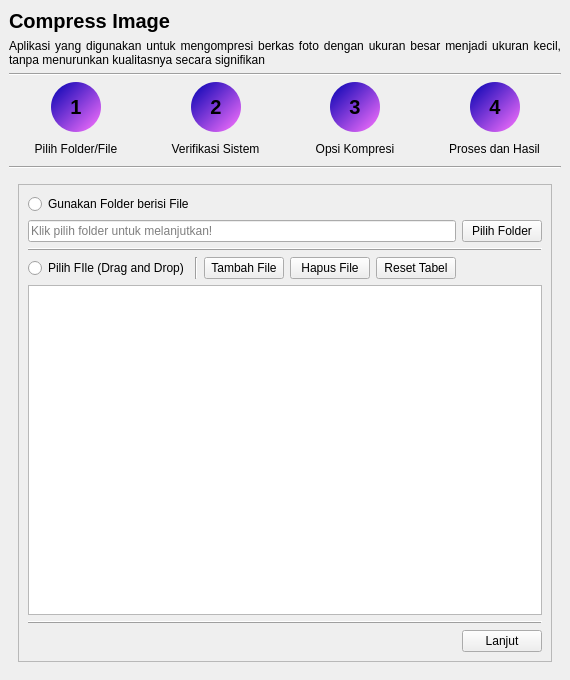
<?xml version="1.0" encoding="UTF-8"?>
<ui version="4.0">
 <class>MainWindow</class>
 <widget class="QMainWindow" name="MainWindow">
  <property name="geometry">
   <rect>
    <x>0</x>
    <y>0</y>
    <width>570</width>
    <height>680</height>
   </rect>
  </property>
  <property name="minimumSize">
   <size>
    <width>570</width>
    <height>0</height>
   </size>
  </property>
  <property name="windowTitle">
   <string>MainWindow</string>
  </property>
  <widget class="QWidget" name="centralwidget">
   <layout class="QVBoxLayout" name="verticalLayout_23">
    <item>
     <layout class="QVBoxLayout" name="verticalLayout_12">
      <item>
       <widget class="QLabel" name="label">
        <property name="font">
         <font>
          <pointsize>15</pointsize>
          <bold>true</bold>
         </font>
        </property>
        <property name="text">
         <string>Compress Image</string>
        </property>
       </widget>
      </item>
      <item>
       <widget class="QLabel" name="label_2">
        <property name="text">
         <string>&lt;html&gt;&lt;head/&gt;&lt;body&gt;&lt;p align=&quot;justify&quot;&gt;Aplikasi yang digunakan untuk mengompresi berkas foto dengan ukuran besar menjadi ukuran kecil, tanpa menurunkan kualitasnya secara signifikan&lt;/p&gt;&lt;/body&gt;&lt;/html&gt;</string>
        </property>
        <property name="wordWrap">
         <bool>true</bool>
        </property>
       </widget>
      </item>
      <item>
       <widget class="Line" name="line_3">
        <property name="orientation">
         <enum>Qt::Orientation::Horizontal</enum>
        </property>
       </widget>
      </item>
      <item>
       <layout class="QHBoxLayout" name="horizontalLayout_5">
        <item>
         <layout class="QVBoxLayout" name="verticalLayout">
          <item>
           <layout class="QHBoxLayout" name="horizontalLayout">
            <item>
             <spacer name="horizontalSpacer">
              <property name="orientation">
               <enum>Qt::Orientation::Horizontal</enum>
              </property>
              <property name="sizeHint" stdset="0">
               <size>
                <width>40</width>
                <height>20</height>
               </size>
              </property>
             </spacer>
            </item>
            <item>
             <widget class="QPushButton" name="stepOneNumber">
              <property name="minimumSize">
               <size>
                <width>50</width>
                <height>50</height>
               </size>
              </property>
              <property name="maximumSize">
               <size>
                <width>50</width>
                <height>50</height>
               </size>
              </property>
              <property name="font">
               <font>
                <pointsize>15</pointsize>
                <bold>true</bold>
               </font>
              </property>
              <property name="styleSheet">
               <string notr="true">background-color: qlineargradient(spread:pad, x1:0, y1:0, x2:1, y2:1, stop:0 rgba(0, 0, 177, 255), stop:1 rgba(255, 116, 255, 255)); border-radius: 25px
</string>
              </property>
              <property name="text">
               <string>1</string>
              </property>
              <property name="flat">
               <bool>false</bool>
              </property>
             </widget>
            </item>
            <item>
             <spacer name="horizontalSpacer_2">
              <property name="orientation">
               <enum>Qt::Orientation::Horizontal</enum>
              </property>
              <property name="sizeHint" stdset="0">
               <size>
                <width>40</width>
                <height>20</height>
               </size>
              </property>
             </spacer>
            </item>
           </layout>
          </item>
          <item>
           <widget class="QPushButton" name="stepOneTitle">
            <property name="text">
             <string>Pilih Folder/File</string>
            </property>
            <property name="flat">
             <bool>true</bool>
            </property>
           </widget>
          </item>
         </layout>
        </item>
        <item>
         <layout class="QVBoxLayout" name="verticalLayout_2">
          <item>
           <layout class="QHBoxLayout" name="horizontalLayout_2">
            <item>
             <spacer name="horizontalSpacer_3">
              <property name="orientation">
               <enum>Qt::Orientation::Horizontal</enum>
              </property>
              <property name="sizeHint" stdset="0">
               <size>
                <width>40</width>
                <height>20</height>
               </size>
              </property>
             </spacer>
            </item>
            <item>
             <widget class="QPushButton" name="stepTwoNumber">
              <property name="minimumSize">
               <size>
                <width>50</width>
                <height>50</height>
               </size>
              </property>
              <property name="maximumSize">
               <size>
                <width>50</width>
                <height>50</height>
               </size>
              </property>
              <property name="font">
               <font>
                <pointsize>15</pointsize>
                <bold>true</bold>
               </font>
              </property>
              <property name="styleSheet">
               <string notr="true">background-color: qlineargradient(spread:pad, x1:0, y1:0, x2:1, y2:1, stop:0 rgba(0, 0, 177, 255), stop:1 rgba(255, 116, 255, 255)); border-radius: 25px
</string>
              </property>
              <property name="text">
               <string>2</string>
              </property>
              <property name="flat">
               <bool>false</bool>
              </property>
             </widget>
            </item>
            <item>
             <spacer name="horizontalSpacer_4">
              <property name="orientation">
               <enum>Qt::Orientation::Horizontal</enum>
              </property>
              <property name="sizeHint" stdset="0">
               <size>
                <width>40</width>
                <height>20</height>
               </size>
              </property>
             </spacer>
            </item>
           </layout>
          </item>
          <item>
           <widget class="QPushButton" name="stepTwoTitle">
            <property name="text">
             <string>Verifikasi Sistem</string>
            </property>
            <property name="flat">
             <bool>true</bool>
            </property>
           </widget>
          </item>
         </layout>
        </item>
        <item>
         <layout class="QVBoxLayout" name="verticalLayout_3">
          <item>
           <layout class="QHBoxLayout" name="horizontalLayout_3">
            <item>
             <spacer name="horizontalSpacer_5">
              <property name="orientation">
               <enum>Qt::Orientation::Horizontal</enum>
              </property>
              <property name="sizeHint" stdset="0">
               <size>
                <width>40</width>
                <height>20</height>
               </size>
              </property>
             </spacer>
            </item>
            <item>
             <widget class="QPushButton" name="stepThreeNumber">
              <property name="minimumSize">
               <size>
                <width>50</width>
                <height>50</height>
               </size>
              </property>
              <property name="maximumSize">
               <size>
                <width>50</width>
                <height>50</height>
               </size>
              </property>
              <property name="font">
               <font>
                <pointsize>15</pointsize>
                <bold>true</bold>
               </font>
              </property>
              <property name="styleSheet">
               <string notr="true">background-color: qlineargradient(spread:pad, x1:0, y1:0, x2:1, y2:1, stop:0 rgba(0, 0, 177, 255), stop:1 rgba(255, 116, 255, 255)); border-radius: 25px
</string>
              </property>
              <property name="text">
               <string>3</string>
              </property>
              <property name="flat">
               <bool>false</bool>
              </property>
             </widget>
            </item>
            <item>
             <spacer name="horizontalSpacer_6">
              <property name="orientation">
               <enum>Qt::Orientation::Horizontal</enum>
              </property>
              <property name="sizeHint" stdset="0">
               <size>
                <width>40</width>
                <height>20</height>
               </size>
              </property>
             </spacer>
            </item>
           </layout>
          </item>
          <item>
           <widget class="QPushButton" name="stepThreeTitle">
            <property name="text">
             <string>Opsi Kompresi</string>
            </property>
            <property name="flat">
             <bool>true</bool>
            </property>
           </widget>
          </item>
         </layout>
        </item>
        <item>
         <layout class="QVBoxLayout" name="verticalLayout_4">
          <item>
           <layout class="QHBoxLayout" name="horizontalLayout_4">
            <item>
             <spacer name="horizontalSpacer_7">
              <property name="orientation">
               <enum>Qt::Orientation::Horizontal</enum>
              </property>
              <property name="sizeHint" stdset="0">
               <size>
                <width>40</width>
                <height>20</height>
               </size>
              </property>
             </spacer>
            </item>
            <item>
             <widget class="QPushButton" name="stepFourNumber">
              <property name="minimumSize">
               <size>
                <width>50</width>
                <height>50</height>
               </size>
              </property>
              <property name="maximumSize">
               <size>
                <width>50</width>
                <height>50</height>
               </size>
              </property>
              <property name="font">
               <font>
                <pointsize>15</pointsize>
                <bold>true</bold>
               </font>
              </property>
              <property name="styleSheet">
               <string notr="true">background-color: qlineargradient(spread:pad, x1:0, y1:0, x2:1, y2:1, stop:0 rgba(0, 0, 177, 255), stop:1 rgba(255, 116, 255, 255)); border-radius: 25px
</string>
              </property>
              <property name="text">
               <string>4</string>
              </property>
              <property name="flat">
               <bool>false</bool>
              </property>
             </widget>
            </item>
            <item>
             <spacer name="horizontalSpacer_8">
              <property name="orientation">
               <enum>Qt::Orientation::Horizontal</enum>
              </property>
              <property name="sizeHint" stdset="0">
               <size>
                <width>40</width>
                <height>20</height>
               </size>
              </property>
             </spacer>
            </item>
           </layout>
          </item>
          <item>
           <widget class="QPushButton" name="stepFourTitle">
            <property name="text">
             <string>Proses dan Hasil</string>
            </property>
            <property name="flat">
             <bool>true</bool>
            </property>
           </widget>
          </item>
         </layout>
        </item>
       </layout>
      </item>
      <item>
       <widget class="Line" name="line_4">
        <property name="orientation">
         <enum>Qt::Orientation::Horizontal</enum>
        </property>
       </widget>
      </item>
      <item>
       <widget class="QStackedWidget" name="stackedWidget">
        <property name="currentIndex">
         <number>0</number>
        </property>
        <widget class="QWidget" name="page">
         <layout class="QVBoxLayout" name="verticalLayout_10">
          <item>
           <widget class="QScrollArea" name="menu1ScrollArea">
            <property name="widgetResizable">
             <bool>true</bool>
            </property>
            <widget class="QWidget" name="scrollAreaWidgetContents">
             <property name="geometry">
              <rect>
               <x>0</x>
               <y>0</y>
               <width>530</width>
               <height>456</height>
              </rect>
             </property>
             <layout class="QVBoxLayout" name="verticalLayout_7">
              <item>
               <layout class="QVBoxLayout" name="verticalLayout_5">
                <item>
                 <widget class="QRadioButton" name="opsiFolder">
                  <property name="text">
                   <string>Gunakan Folder berisi File</string>
                  </property>
                 </widget>
                </item>
                <item>
                 <layout class="QHBoxLayout" name="horizontalLayout_6">
                  <item>
                   <widget class="QLineEdit" name="folderBerisiFile">
                    <property name="placeholderText">
                     <string>Klik pilih folder untuk melanjutkan!</string>
                    </property>
                   </widget>
                  </item>
                  <item>
                   <widget class="QPushButton" name="pilihFolderFile">
                    <property name="text">
                     <string>Pilih Folder</string>
                    </property>
                   </widget>
                  </item>
                 </layout>
                </item>
                <item>
                 <widget class="Line" name="line">
                  <property name="frameShadow">
                   <enum>QFrame::Shadow::Raised</enum>
                  </property>
                  <property name="orientation">
                   <enum>Qt::Orientation::Horizontal</enum>
                  </property>
                 </widget>
                </item>
                <item>
                 <layout class="QHBoxLayout" name="horizontalLayout_7">
                  <item>
                   <widget class="QRadioButton" name="opsiFile">
                    <property name="text">
                     <string>Pilih FIle (Drag and Drop)</string>
                    </property>
                   </widget>
                  </item>
                  <item>
                   <widget class="Line" name="line_8">
                    <property name="orientation">
                     <enum>Qt::Orientation::Vertical</enum>
                    </property>
                   </widget>
                  </item>
                  <item>
                   <widget class="QPushButton" name="tambahFile">
                    <property name="text">
                     <string>Tambah File</string>
                    </property>
                   </widget>
                  </item>
                  <item>
                   <widget class="QPushButton" name="hapusFile">
                    <property name="text">
                     <string>Hapus File</string>
                    </property>
                   </widget>
                  </item>
                  <item>
                   <widget class="QPushButton" name="resetTable">
                    <property name="text">
                     <string>Reset Tabel</string>
                    </property>
                   </widget>
                  </item>
                  <item>
                   <spacer name="horizontalSpacer_9">
                    <property name="orientation">
                     <enum>Qt::Orientation::Horizontal</enum>
                    </property>
                    <property name="sizeHint" stdset="0">
                     <size>
                      <width>40</width>
                      <height>20</height>
                     </size>
                    </property>
                   </spacer>
                  </item>
                 </layout>
                </item>
                <item>
                 <widget class="QTableView" name="fileTable"/>
                </item>
                <item>
                 <widget class="Line" name="line_2">
                  <property name="frameShadow">
                   <enum>QFrame::Shadow::Raised</enum>
                  </property>
                  <property name="orientation">
                   <enum>Qt::Orientation::Horizontal</enum>
                  </property>
                 </widget>
                </item>
                <item>
                 <layout class="QHBoxLayout" name="horizontalLayout_14">
                  <item>
                   <spacer name="horizontalSpacer_10">
                    <property name="orientation">
                     <enum>Qt::Orientation::Horizontal</enum>
                    </property>
                    <property name="sizeHint" stdset="0">
                     <size>
                      <width>40</width>
                      <height>20</height>
                     </size>
                    </property>
                   </spacer>
                  </item>
                  <item>
                   <widget class="QPushButton" name="pageOneLanjut">
                    <property name="text">
                     <string>Lanjut</string>
                    </property>
                   </widget>
                  </item>
                 </layout>
                </item>
               </layout>
              </item>
             </layout>
            </widget>
           </widget>
          </item>
         </layout>
        </widget>
        <widget class="QWidget" name="page_2">
         <layout class="QVBoxLayout" name="verticalLayout_11">
          <item>
           <widget class="QScrollArea" name="scrollArea">
            <property name="widgetResizable">
             <bool>true</bool>
            </property>
            <widget class="QWidget" name="scrollAreaWidgetContents_2">
             <property name="geometry">
              <rect>
               <x>0</x>
               <y>-44</y>
               <width>516</width>
               <height>500</height>
              </rect>
             </property>
             <layout class="QVBoxLayout" name="verticalLayout_9">
              <item>
               <layout class="QVBoxLayout" name="verticalLayout_6">
                <item>
                 <widget class="QLabel" name="label_3">
                  <property name="font">
                   <font>
                    <family>Ubuntu</family>
                   </font>
                  </property>
                  <property name="text">
                   <string>&lt;!DOCTYPE HTML PUBLIC &quot;-//W3C//DTD HTML 4.0//EN&quot; &quot;http://www.w3.org/TR/REC-html40/strict.dtd&quot;&gt;
&lt;html&gt;&lt;head&gt;&lt;meta name=&quot;qrichtext&quot; content=&quot;1&quot; /&gt;&lt;meta charset=&quot;utf-8&quot; /&gt;&lt;style type=&quot;text/css&quot;&gt;
p, li { white-space: pre-wrap; }
hr { height: 1px; border-width: 0; }
li.unchecked::marker { content: &quot;\2610&quot;; }
li.checked::marker { content: &quot;\2612&quot;; }
&lt;/style&gt;&lt;/head&gt;&lt;body style=&quot; font-family:'Ubuntu'; font-size:11pt; font-weight:400; font-style:normal;&quot;&gt;
&lt;p align=&quot;justify&quot; style=&quot; margin-top:12px; margin-bottom:12px; margin-left:0px; margin-right:0px; -qt-block-indent:0; text-indent:0px;&quot;&gt;&lt;span style=&quot; font-family:'Ubuntu Sans';&quot;&gt;Sistem akan melakukan verifikasi data untuk setiap file yang Anda masukkan demi kelancaran proses selanjutnya. Anda harus memperhatikan notasi pada 3 kolom untuk mengetahui lulus/tidaknya file yang ingin dikompresi dari proses verifikasi. 3 kolom yang dimaksud adalah [File Didukung] [Integritas File] dan [File Aman], dengan notasi:&lt;br /&gt;&amp;quot;!&amp;quot; -&amp;gt; Proses verifikasi dilewatkan karena file rusak atau mengandung virus&lt;br /&gt;&amp;quot;&lt;/span&gt;&lt;span style=&quot; font-family:'-apple-system','BlinkMacSystemFont','Avenir Next','Avenir','Helvetica','sans-serif'; font-size:14px;&quot;&gt;✗&amp;quot; &lt;/span&gt;&lt;span style=&quot; font-family:'Ubuntu Sans';&quot;&gt;-&amp;gt; File tidak didukung, rusak, ataupun terdeteksi mengandung virus&lt;br /&gt;&amp;quot;&lt;/span&gt;&lt;span style=&quot; font-family:'-apple-system','BlinkMacSystemFont','Avenir Next','Avenir','Helvetica','sans-serif'; font-size:14px;&quot;&gt;✔&amp;quot; &lt;/span&gt;&lt;span style=&quot; font-family:'Ubuntu Sans';&quot;&gt;-&amp;gt; File siap untuk diproses&lt;br /&gt;&amp;quot;?&amp;quot; -&amp;gt; Notasi khusus ketika terjadinya kesalahan pada sistem pengecekan&lt;br /&gt;&lt;/span&gt;&lt;/p&gt;&lt;/body&gt;&lt;/html&gt;</string>
                  </property>
                  <property name="alignment">
                   <set>Qt::AlignmentFlag::AlignJustify|Qt::AlignmentFlag::AlignVCenter</set>
                  </property>
                  <property name="wordWrap">
                   <bool>true</bool>
                  </property>
                 </widget>
                </item>
                <item>
                 <widget class="QGroupBox" name="groupBox_5">
                  <property name="styleSheet">
                   <string notr="true"/>
                  </property>
                  <property name="title">
                   <string/>
                  </property>
                  <layout class="QVBoxLayout" name="verticalLayout_15">
                   <item>
                    <layout class="QHBoxLayout" name="horizontalLayout_9">
                     <item>
                      <widget class="QProgressBar" name="fileVerifyProgress">
                       <property name="maximumSize">
                        <size>
                         <width>250</width>
                         <height>16777215</height>
                        </size>
                       </property>
                       <property name="styleSheet">
                        <string notr="true">QProgressBar{
	border: 2px solid transparent;
	text-align: center
}
QProgressBar::chunk{
	background: qlineargradient(spread:pad, x1:0, y1:0, x2:1, y2:1, stop:0 rgba(0, 190, 0, 255), stop:1 rgba(95, 255, 0, 255));
	border-radius:8px
}</string>
                       </property>
                       <property name="value">
                        <number>0</number>
                       </property>
                       <property name="format">
                        <string>%v / %m File</string>
                       </property>
                      </widget>
                     </item>
                     <item>
                      <widget class="Line" name="line_10">
                       <property name="orientation">
                        <enum>Qt::Orientation::Vertical</enum>
                       </property>
                      </widget>
                     </item>
                     <item>
                      <widget class="QPushButton" name="startVerify">
                       <property name="text">
                        <string>Mulai Verifikasi</string>
                       </property>
                      </widget>
                     </item>
                     <item>
                      <widget class="QPushButton" name="reloadVerifyTable">
                       <property name="text">
                        <string>Refresh Tabel</string>
                       </property>
                      </widget>
                     </item>
                     <item>
                      <spacer name="horizontalSpacer_13">
                       <property name="orientation">
                        <enum>Qt::Orientation::Horizontal</enum>
                       </property>
                       <property name="sizeHint" stdset="0">
                        <size>
                         <width>40</width>
                         <height>20</height>
                        </size>
                       </property>
                      </spacer>
                     </item>
                    </layout>
                   </item>
                   <item>
                    <widget class="QTableView" name="tabelVerifikasi"/>
                   </item>
                  </layout>
                 </widget>
                </item>
                <item>
                 <layout class="QHBoxLayout" name="horizontalLayout_13">
                  <item>
                   <spacer name="horizontalSpacer_12">
                    <property name="orientation">
                     <enum>Qt::Orientation::Horizontal</enum>
                    </property>
                    <property name="sizeHint" stdset="0">
                     <size>
                      <width>40</width>
                      <height>20</height>
                     </size>
                    </property>
                   </spacer>
                  </item>
                  <item>
                   <widget class="QPushButton" name="pageTwoLanjut">
                    <property name="text">
                     <string>Lanjutkan</string>
                    </property>
                   </widget>
                  </item>
                 </layout>
                </item>
               </layout>
              </item>
             </layout>
            </widget>
           </widget>
          </item>
         </layout>
        </widget>
        <widget class="QWidget" name="page_3">
         <layout class="QVBoxLayout" name="verticalLayout_19">
          <item>
           <widget class="QScrollArea" name="scrollArea_2">
            <property name="widgetResizable">
             <bool>true</bool>
            </property>
            <widget class="QWidget" name="scrollAreaWidgetContents_3">
             <property name="geometry">
              <rect>
               <x>0</x>
               <y>0</y>
               <width>530</width>
               <height>456</height>
              </rect>
             </property>
             <layout class="QVBoxLayout" name="verticalLayout_18">
              <item>
               <layout class="QVBoxLayout" name="verticalLayout_13">
                <item>
                 <widget class="QLabel" name="label_8">
                  <property name="text">
                   <string>&lt;html&gt;&lt;head/&gt;&lt;body&gt;&lt;p align=&quot;justify&quot;&gt;Sebagai referensi, Google Foto menetapkan kompresi 12Mp bagi gambar yang Anda unggah untuk menghemat penyimpanan Anda. Anda direkomendasikan untuk memilih pengaturan dengan tingkat Megapiksel &lt;span style=&quot; font-weight:700;&quot;&gt;12Mp&lt;/span&gt; dan Kualitas Gambar &lt;span style=&quot; font-weight:700;&quot;&gt;85%&lt;/span&gt; agar kualitas dari gambar Anda tidak menurun secara drastis.&lt;/p&gt;&lt;/body&gt;&lt;/html&gt;</string>
                  </property>
                  <property name="wordWrap">
                   <bool>true</bool>
                  </property>
                 </widget>
                </item>
                <item>
                 <widget class="Line" name="line_5">
                  <property name="orientation">
                   <enum>Qt::Orientation::Horizontal</enum>
                  </property>
                 </widget>
                </item>
                <item>
                 <layout class="QHBoxLayout" name="horizontalLayout_10">
                  <item>
                   <layout class="QVBoxLayout" name="verticalLayout_16">
                    <item>
                     <layout class="QHBoxLayout" name="horizontalLayout_11">
                      <item>
                       <widget class="QGroupBox" name="groupBox_2">
                        <property name="title">
                         <string>Megapiksel Gambar</string>
                        </property>
                        <layout class="QVBoxLayout" name="verticalLayout_17">
                         <item>
                          <widget class="QComboBox" name="imgMpx">
                           <property name="currentIndex">
                            <number>0</number>
                           </property>
                           <item>
                            <property name="text">
                             <string>20Mp</string>
                            </property>
                           </item>
                           <item>
                            <property name="text">
                             <string>12Mp</string>
                            </property>
                           </item>
                           <item>
                            <property name="text">
                             <string>10Mp</string>
                            </property>
                           </item>
                           <item>
                            <property name="text">
                             <string>8Mp</string>
                            </property>
                           </item>
                           <item>
                            <property name="text">
                             <string>6Mp</string>
                            </property>
                           </item>
                          </widget>
                         </item>
                        </layout>
                       </widget>
                      </item>
                      <item>
                       <widget class="QGroupBox" name="groupBox_4">
                        <property name="title">
                         <string>Kualitas Gambar</string>
                        </property>
                        <layout class="QVBoxLayout" name="verticalLayout_24">
                         <item>
                          <widget class="QSpinBox" name="imgCompress">
                           <property name="suffix">
                            <string>%</string>
                           </property>
                           <property name="minimum">
                            <number>1</number>
                           </property>
                           <property name="maximum">
                            <number>100</number>
                           </property>
                           <property name="stepType">
                            <enum>QAbstractSpinBox::StepType::DefaultStepType</enum>
                           </property>
                           <property name="value">
                            <number>85</number>
                           </property>
                          </widget>
                         </item>
                        </layout>
                       </widget>
                      </item>
                     </layout>
                    </item>
                    <item>
                     <widget class="QLabel" name="compressionTips">
                      <property name="font">
                       <font>
                        <family>Ubuntu</family>
                        <pointsize>10</pointsize>
                        <fontweight>Thin</fontweight>
                       </font>
                      </property>
                      <property name="text">
                       <string>Saran: Semua terlihat baik!</string>
                      </property>
                     </widget>
                    </item>
                    <item>
                     <widget class="QGroupBox" name="groupBox_3">
                      <property name="title">
                       <string>Lokasi Penyimpanan File</string>
                      </property>
                      <layout class="QHBoxLayout" name="horizontalLayout_12">
                       <item>
                        <widget class="QLineEdit" name="dirTujuan">
                         <property name="placeholderText">
                          <string>Klik pilih folder untuk memilih lokasi</string>
                         </property>
                        </widget>
                       </item>
                       <item>
                        <widget class="QPushButton" name="pilihFolder">
                         <property name="text">
                          <string>Pilih Folder</string>
                         </property>
                        </widget>
                       </item>
                      </layout>
                     </widget>
                    </item>
                    <item>
                     <widget class="QCheckBox" name="hapusFIleAsli">
                      <property name="text">
                       <string>Hapus File Asli (Tidak Direkomendasikan)</string>
                      </property>
                     </widget>
                    </item>
                    <item>
                     <widget class="Line" name="line_6">
                      <property name="orientation">
                       <enum>Qt::Orientation::Horizontal</enum>
                      </property>
                     </widget>
                    </item>
                    <item>
                     <layout class="QHBoxLayout" name="horizontalLayout_15">
                      <item>
                       <spacer name="horizontalSpacer_11">
                        <property name="orientation">
                         <enum>Qt::Orientation::Horizontal</enum>
                        </property>
                        <property name="sizeHint" stdset="0">
                         <size>
                          <width>40</width>
                          <height>20</height>
                         </size>
                        </property>
                       </spacer>
                      </item>
                      <item>
                       <widget class="QPushButton" name="pageThreeNext">
                        <property name="text">
                         <string>Lanjut</string>
                        </property>
                       </widget>
                      </item>
                     </layout>
                    </item>
                   </layout>
                  </item>
                  <item>
                   <widget class="QGroupBox" name="groupBox">
                    <property name="title">
                     <string>Ringkasan Kompresi</string>
                    </property>
                    <layout class="QVBoxLayout" name="verticalLayout_20">
                     <item>
                      <widget class="QLabel" name="dataSummary">
                       <property name="font">
                        <font>
                         <family>Ubuntu Sans</family>
                         <pointsize>10</pointsize>
                         <bold>false</bold>
                        </font>
                       </property>
                       <property name="text">
                        <string>-</string>
                       </property>
                       <property name="alignment">
                        <set>Qt::AlignmentFlag::AlignLeading|Qt::AlignmentFlag::AlignLeft|Qt::AlignmentFlag::AlignTop</set>
                       </property>
                      </widget>
                     </item>
                    </layout>
                   </widget>
                  </item>
                 </layout>
                </item>
                <item>
                 <spacer name="verticalSpacer_2">
                  <property name="orientation">
                   <enum>Qt::Orientation::Vertical</enum>
                  </property>
                  <property name="sizeHint" stdset="0">
                   <size>
                    <width>20</width>
                    <height>40</height>
                   </size>
                  </property>
                 </spacer>
                </item>
               </layout>
              </item>
             </layout>
            </widget>
           </widget>
          </item>
         </layout>
        </widget>
        <widget class="QWidget" name="page_4">
         <layout class="QVBoxLayout" name="verticalLayout_22">
          <item>
           <widget class="QScrollArea" name="scrollArea_3">
            <property name="widgetResizable">
             <bool>true</bool>
            </property>
            <widget class="QWidget" name="scrollAreaWidgetContents_4">
             <property name="geometry">
              <rect>
               <x>0</x>
               <y>-97</y>
               <width>516</width>
               <height>553</height>
              </rect>
             </property>
             <layout class="QVBoxLayout" name="verticalLayout_21">
              <item>
               <layout class="QVBoxLayout" name="verticalLayout_8">
                <item>
                 <widget class="QLabel" name="label_9">
                  <property name="text">
                   <string>&lt;html&gt;&lt;head/&gt;&lt;body&gt;&lt;p align=&quot;justify&quot;&gt;Kompresi tidak berjalan secara otomatis. Anda menjalankannya secara manual menekan tombol Mulai. Waktu yang digunakan untuk proses kompresi tergantung dari seberapa cepat dan banyaknya utas pada prosesor perangkat Anda. Silahkan tunggu proses kompresi hingga selesai. Tabel di bawah ini akan menunjukkan proses waktu nyata ketika kompresi sedang berlangsung. &lt;/p&gt;&lt;p align=&quot;justify&quot;&gt;&lt;span style=&quot; font-weight:700;&quot;&gt;Kepala Tabel:&lt;/span&gt;&lt;br/&gt;[Size Akhir] -&amp;gt; Menunjukkan ukuran foto setelah dikompresi&lt;br/&gt;[Dihemat] -&amp;gt; Taraf penghematan ukuran oleh algoritma kompresi&lt;br/&gt;[Status] -&amp;gt; Progres kompresi (&lt;span style=&quot; font-weight:700;&quot;&gt;Parameter Simbol&lt;/span&gt;&lt;span style=&quot; font-family:'-apple-system','BlinkMacSystemFont','Avenir Next','Avenir','Helvetica','sans-serif';&quot;&gt;)&lt;/span&gt;&lt;br/&gt;[Disimpan Di] -&amp;gt; Lokasi penyimpanan untuk setiap foto hasil kompresi&lt;br/&gt;[Di Hapus] -&amp;gt; Berlaku saat Hapus File Asli menyala (&lt;span style=&quot; font-weight:700;&quot;&gt;Parameter Simbol)&lt;br/&gt;&lt;br/&gt;Parameter Simbol: &lt;/span&gt;&lt;span style=&quot; font-family:'-apple-system','BlinkMacSystemFont','Avenir Next','Avenir','Helvetica','sans-serif';&quot;&gt;✔ = Sukses | ✗ = Gagal | - = Tidak Dimulai&lt;/span&gt;&lt;/p&gt;&lt;/body&gt;&lt;/html&gt;</string>
                  </property>
                  <property name="wordWrap">
                   <bool>true</bool>
                  </property>
                 </widget>
                </item>
                <item>
                 <widget class="QGroupBox" name="groupBox_7">
                  <property name="title">
                   <string/>
                  </property>
                  <layout class="QVBoxLayout" name="verticalLayout_14">
                   <item>
                    <layout class="QHBoxLayout" name="horizontalLayout_8">
                     <item>
                      <widget class="QProgressBar" name="fileCompressionProgress">
                       <property name="maximumSize">
                        <size>
                         <width>16777215</width>
                         <height>16777215</height>
                        </size>
                       </property>
                       <property name="styleSheet">
                        <string notr="true">QProgressBar{
	border: 2px solid transparent;
	text-align: center
}
QProgressBar::chunk{
	background: qlineargradient(spread:pad, x1:0, y1:0, x2:1, y2:1, stop:0 rgba(0, 190, 0, 255), stop:1 rgba(95, 255, 0, 255));
	border-radius:8px
}</string>
                       </property>
                       <property name="value">
                        <number>0</number>
                       </property>
                       <property name="format">
                        <string>%v / %m File</string>
                       </property>
                      </widget>
                     </item>
                     <item>
                      <widget class="Line" name="line_7">
                       <property name="orientation">
                        <enum>Qt::Orientation::Vertical</enum>
                       </property>
                      </widget>
                     </item>
                     <item>
                      <widget class="QPushButton" name="startCompression">
                       <property name="text">
                        <string>Mulai Proses</string>
                       </property>
                      </widget>
                     </item>
                     <item>
                      <widget class="QPushButton" name="refreshCompressTable">
                       <property name="text">
                        <string>Refresh Tabel</string>
                       </property>
                      </widget>
                     </item>
                     <item>
                      <spacer name="horizontalSpacer_14">
                       <property name="orientation">
                        <enum>Qt::Orientation::Horizontal</enum>
                       </property>
                       <property name="sizeHint" stdset="0">
                        <size>
                         <width>40</width>
                         <height>20</height>
                        </size>
                       </property>
                      </spacer>
                     </item>
                    </layout>
                   </item>
                   <item>
                    <widget class="QTableView" name="fileCompressionTable"/>
                   </item>
                  </layout>
                 </widget>
                </item>
               </layout>
              </item>
             </layout>
            </widget>
           </widget>
          </item>
         </layout>
        </widget>
       </widget>
      </item>
     </layout>
    </item>
   </layout>
  </widget>
 </widget>
 <resources/>
 <connections/>
</ui>
